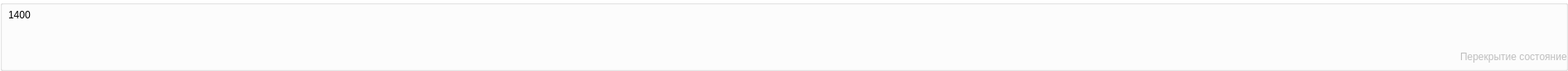
         <widget class="QGroupBox" name="groupBox14">
          <property name="sizePolicy">
           <sizepolicy hsizetype="Preferred" vsizetype="Fixed">
            <horstretch>0</horstretch>
            <verstretch>0</verstretch>
           </sizepolicy>
          </property>
          <property name="minimumSize">
           <size>
            <width>0</width>
            <height>80</height>
           </size>
          </property>
          <property name="maximumSize">
           <size>
            <width>1890</width>
            <height>120</height>
           </size>
          </property>
          <property name="styleSheet">
           <string notr="true">QGroupBox{
                        background-color: #fff;
                        }</string>
          </property>
          <property name="title">
           <string/>
          </property>
          <widget class="QWidget" name="horizontalLayoutWidget_14">
           <property name="geometry">
            <rect>
             <x>50</x>
             <y>10</y>
             <width>1781</width>
             <height>61</height>
            </rect>
           </property>
           <layout class="QHBoxLayout" name="layout_1400">
            <property name="spacing">
             <number>0</number>
            </property>
           </layout>
          </widget>
          <widget class="QLabel" name="label_17">
           <property name="geometry">
            <rect>
             <x>10</x>
             <y>10</y>
             <width>41</width>
             <height>16</height>
            </rect>
           </property>
           <property name="text">
            <string>1400</string>
           </property>
          </widget>
          <widget class="QLabel" name="shifting_state_label">
           <property name="enabled">
            <bool>false</bool>
           </property>
           <property name="geometry">
            <rect>
             <x>1760</x>
             <y>60</y>
             <width>130</width>
             <height>16</height>
            </rect>
           </property>
           <property name="text">
            <string>Перекрытие состояние</string>
           </property>
          </widget>
          <widget class="QLabel" name="label_45">
           <property name="geometry">
            <rect>
             <x>1860</x>
             <y>30</y>
             <width>31</width>
             <height>21</height>
            </rect>
           </property>
           <property name="text">
            <string/>
           </property>
           <property name="pixmap">
            <pixmap>../../image/img tools/cantilever_state.png</pixmap>
           </property>
          </widget>
         </widget>
